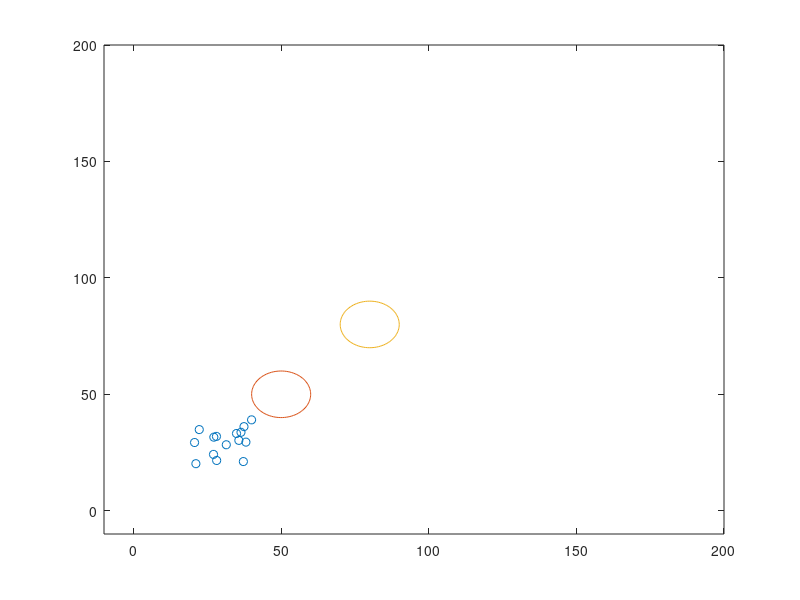

Write MATLAB code to recreate this figure. (Note: this script raises an error after producing the figure.)
clear;
clc;
% 参数
N = 15;     % 智能体个数
dt = 0.1;   % 步进
T = 400;    % 仿真时间
L = 200;    % 区域大小
R = 10;     % 智能体相互作用范围
D = 8;     % 智能体之间保持的距离（过大排斥，过小吸引）
D_O = 8;    % 和障碍物之间的距离
vmax = 2;   % 最大速度
Destination = [150, 150];   % 目的地
c1_alpha = 2;
c2_alpha = 3;
c1_beta = 8;
c2_beta = 3;
c1_gamma = 5;
c2_gamma = 4;

% 初始化
x = L/10*rand(N,2)+20; 
v = vmax*randn(N,2); 
t = 0;

% 初始化障碍物
Obstacle_Spheres = [50,50,10; 80,80,10]; % 圆形障碍物，格式为x,y,r
Obstacle_wall = [1,0,10;0,1,10]; % 无限墙体障碍物，Ax+By+C=0
theta = linspace(0,2*pi);
circles(1,:) = Obstacle_Spheres(1,3)*cos(theta) + Obstacle_Spheres(1,1);
circles(2,:) = Obstacle_Spheres(1,3)*sin(theta) + Obstacle_Spheres(1,2);
circles(3,:) = Obstacle_Spheres(2,3)*cos(theta) + Obstacle_Spheres(2,1);
circles(4,:) = Obstacle_Spheres(2,3)*sin(theta) + Obstacle_Spheres(2,2);

while t < T
    % Plot positions
    hold off;
    plot(x(:,1),x(:,2),'o');
    hold on;
    plot(circles(1,:), circles(2,:));
    plot(circles(3,:), circles(4,:));
    axis([-10 L -10 L]);
    drawnow;
    
    
    % 计算智能体间合力，包括障碍物和智能体
    u_alpha = zeros(N,2);
    u_beta = zeros(N,2);
    for i = 1:N
        % 找到alpha智能体邻居
        d = sqrt(sum((x(i,:)-x).^2,2));     % 和alpha智能体的距离
        N_i_alpha = find(d < R & d > 0);    % 邻居的索引
        % 计算u_alpha
        g1 = zeros(1,2); 
        g2 = zeros(1,2);
        for j = N_i_alpha'
            g1 = g1 + func_phi_alpha(func_sigma_norm(x(j,:)-x(i,:)),R,D) * func_nij(x(j,:)-x(i,:)); % repulsive term
            g2 = g2 + func_aij(x(j,:), x(i,:), R)*(v(j,:)-v(i,:)); % alignment term
        end
        
        u_alpha(i,:) = c1_alpha*g1 + c2_alpha*g2;

        % 计算和所有圆形beta智能体的距离
        Obstacle_dis_vector = zeros(height(Obstacle_Spheres)+height(Obstacle_wall),2);
        for j = 1:height(Obstacle_Spheres)
            distance_o = Obstacle_Spheres(j,1:2) - x(i,:); % 圆心和智能体距离
            proportion = 1 - Obstacle_Spheres(j,3)/norm(distance_o);% 计算比例
            Obstacle_dis_vector(j,:) = proportion*distance_o;% 得到距离向量
        end
        % 计算和所有墙体beta智能体的距离
        for j = 1:height(Obstacle_wall)
            % 垂直于直线的单位向量
            distance_o = Obstacle_wall(j,1:2) / norm(Obstacle_wall(j,1:2));
            % 点和直线的距离
            proportion = abs(Obstacle_wall(j,1)*x(j,1)+Obstacle_wall(j,2)*x(j,2)+Obstacle_wall(j,3))/sqrt(Obstacle_wall(j,1)^2+Obstacle_wall(j,2)^2);
            Obstacle_dis_vector(j+height(Obstacle_Spheres),:) = proportion*distance_o;% 得到距离向量
        end
        % 计算u_beta
        g1 = zeros(1,2); 
        g2 = zeros(1,2);
        for j = 1:height(Obstacle_dis_vector)
            g1 = g1 + func_phi_beta(func_sigma_norm(Obstacle_dis_vector(j,:)),D_O) * func_nij(Obstacle_dis_vector(j,:));
            g2 = g2 + func_bij(Obstacle_dis_vector(j,:), D_O)*(-v(i,:));
        end
        u_beta(i,:) = c1_beta*g1 + c2_beta*g2;
        
        
    end
    % 终点的吸引力
    u_gamma = -c1_gamma*func_sigma_1(x-Destination) - c2_gamma*func_sigma_1(v-[0,0]);

    % 最终合力
    u = u_gamma + u_alpha + u_beta;

    % 更新
    v = v + u*dt;
    x= x + dt*v; 
    t = t + dt

    %pause(0.01);
end

